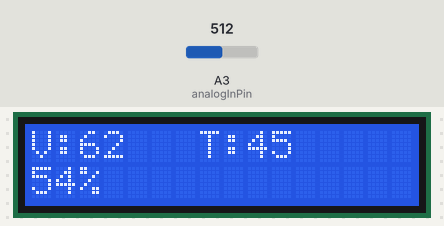
This sketch was run on a simulated Arduino Uno, built with avr-gcc and run on an emulated ATmega328P. Shown: 16×2 character LCD. Inputs (shaded band) come from the test bench; at power-on: A3 (analogInPin) = 512.

Above: at 1.2 s.
1.3 s: A3 (analogInPin) set to 716
At 2.3 s:
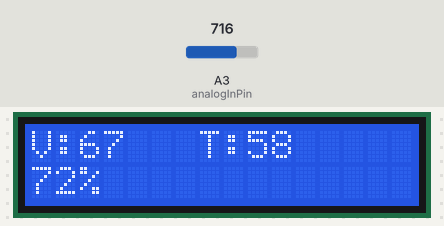
2.8 s: A3 (analogInPin) set to 900
At 3.8 s:
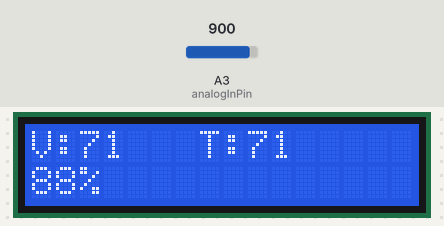
4.3 s: A3 (analogInPin) set to 1023
At 5.8 s:
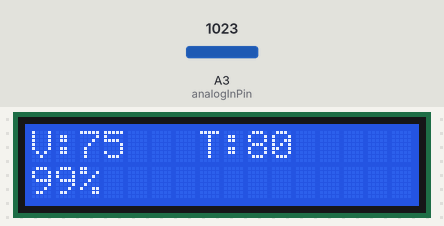
Timing chart, 0 to 7.3 s (numbered marks = the images above; inputs shaded):
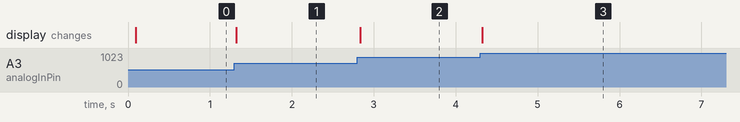

Measured:
- after the input at 1.3 s, the display: changes at once (image 1)
- after the input at 2.8 s, the display: changes at once (image 2)
- after the input at 4.3 s, the display: changes at once (image 3)

The sketch:

03_iicLCD_VR.ino
```cpp
/*
  listen and decode TC 485 traffic

  query to BMS
  C5 5C 5A AA 01 97 96 0D
  below is a return form BMS
  0  1  2  3  4  5  6  7  8  9 10 11 12 13 14 15 16
  B6 6B AA 5A 0A 42 4D 1B 00 00 05 00 03 00 00 18 0D
  byte[4] is payload length, not including chksum(0x18) and end byte(0x0D)
  byte[5] is voltage
  byte[6] is percentage
  byte[7] maybe temp

  added IIC 16*2 LCD to show variable


*/
#include <LiquidCrystal_PCF8574.h>

LiquidCrystal_PCF8574 lcd(0x27);  // 設定i2c位址，一般情況就是0x27和0x3F兩種

// for BMS return data
byte voltage, percentage, temp;
const int analogInPin = A3;

void setup()
{
  lcd.begin(16, 2); // 初始化LCD


  lcd.setBacklight(255);
  lcd.clear();
  lcd.setCursor(0, 0);  //設定游標位置 (字,行)
  lcd.print("V:");

  lcd.setCursor(7, 0);  //設定游標位置 (字,行)
  lcd.print("T:");


} // setup()

void loop()
{
  measurement();
  delay(10);
  lcd.setCursor(0, 1);
  lcd.print(percentage);
  lcd.print("%");
  lcd.setCursor(2, 0);  //設定游標位置 (字,行)
  lcd.print(voltage);
  lcd.setCursor(9, 0);  //設定游標位置 (字,行)
  lcd.print(temp);
} // loop()
```

measure.ino
```cpp
void measurement(void) {

  voltage = map(analogRead(analogInPin), 0, 1023, 50, 75);
  percentage = map(analogRead(analogInPin), 0, 1023, 10, 99);
  temp = map(analogRead(analogInPin), 0, 1023, 10, 80);
//  testing_BMS_return[5] = voltage;
 // testing_BMS_return[6] = percentage;
 // testing_BMS_return[7] = temp;
}// end of measurement
```
